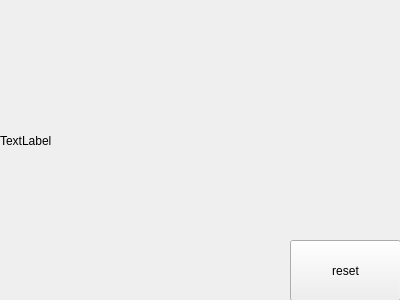
<?xml version="1.0" encoding="UTF-8"?>
<ui version="4.0">
 <class>ExampleWidget</class>
 <widget class="QWidget" name="ExampleWidget">
  <property name="geometry">
   <rect>
    <x>0</x>
    <y>0</y>
    <width>400</width>
    <height>300</height>
   </rect>
  </property>
  <property name="windowTitle">
   <string>Form</string>
  </property>
  <widget class="QPushButton" name="example_push_button">
   <property name="geometry">
    <rect>
     <x>290</x>
     <y>240</y>
     <width>111</width>
     <height>61</height>
    </rect>
   </property>
   <property name="text">
    <string>reset</string>
   </property>
  </widget>
  <widget class="CanvasWidget" name="example_label">
   <property name="geometry">
    <rect>
     <x>0</x>
     <y>30</y>
     <width>261</width>
     <height>221</height>
    </rect>
   </property>
   <property name="text">
    <string>TextLabel</string>
   </property>
  </widget>
 </widget>
 <customwidgets>
  <customwidget>
   <class>CanvasWidget</class>
   <extends>QLabel</extends>
   <header>canvaswidget.h</header>
  </customwidget>
 </customwidgets>
 <resources/>
 <connections/>
</ui>
